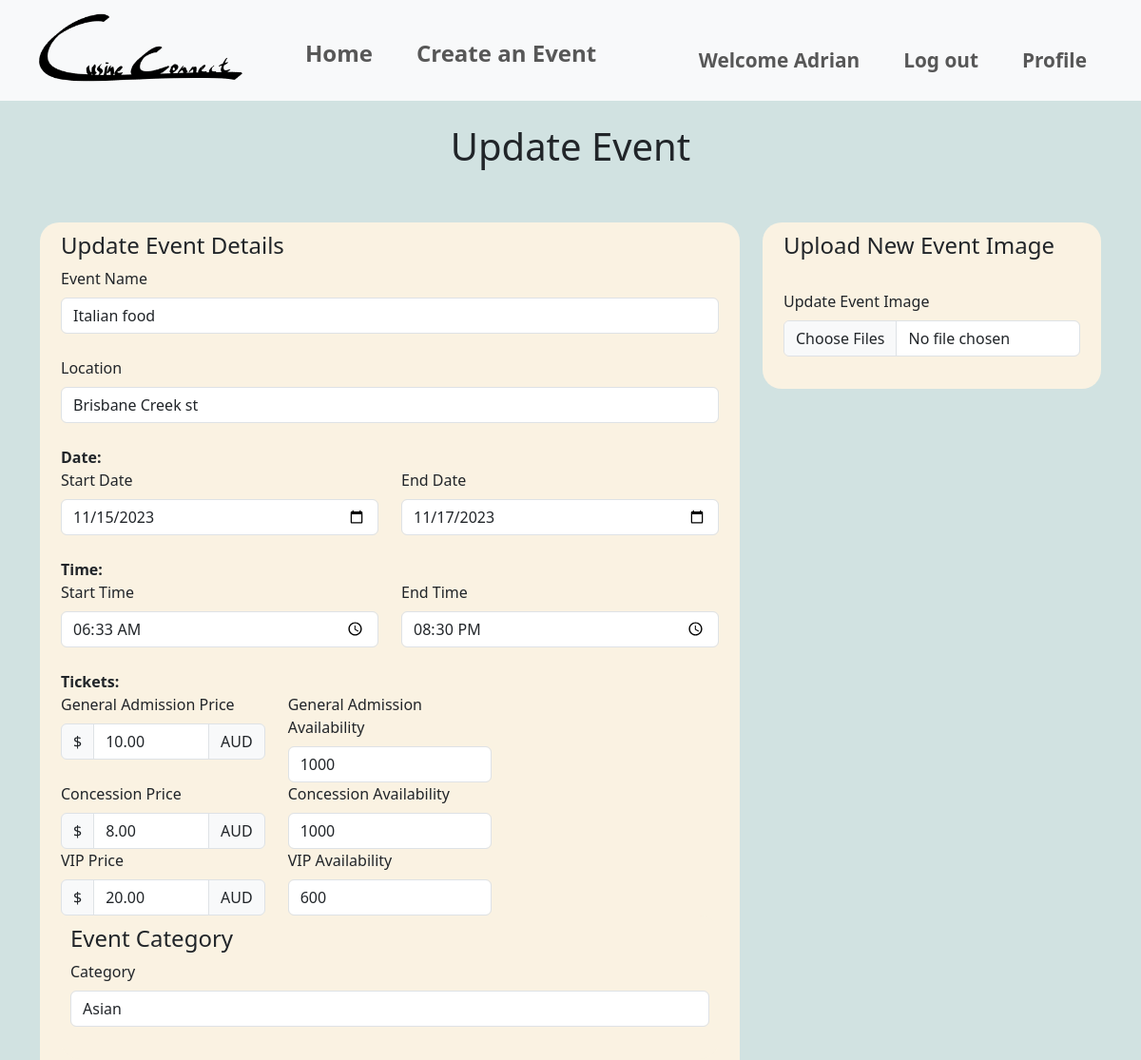
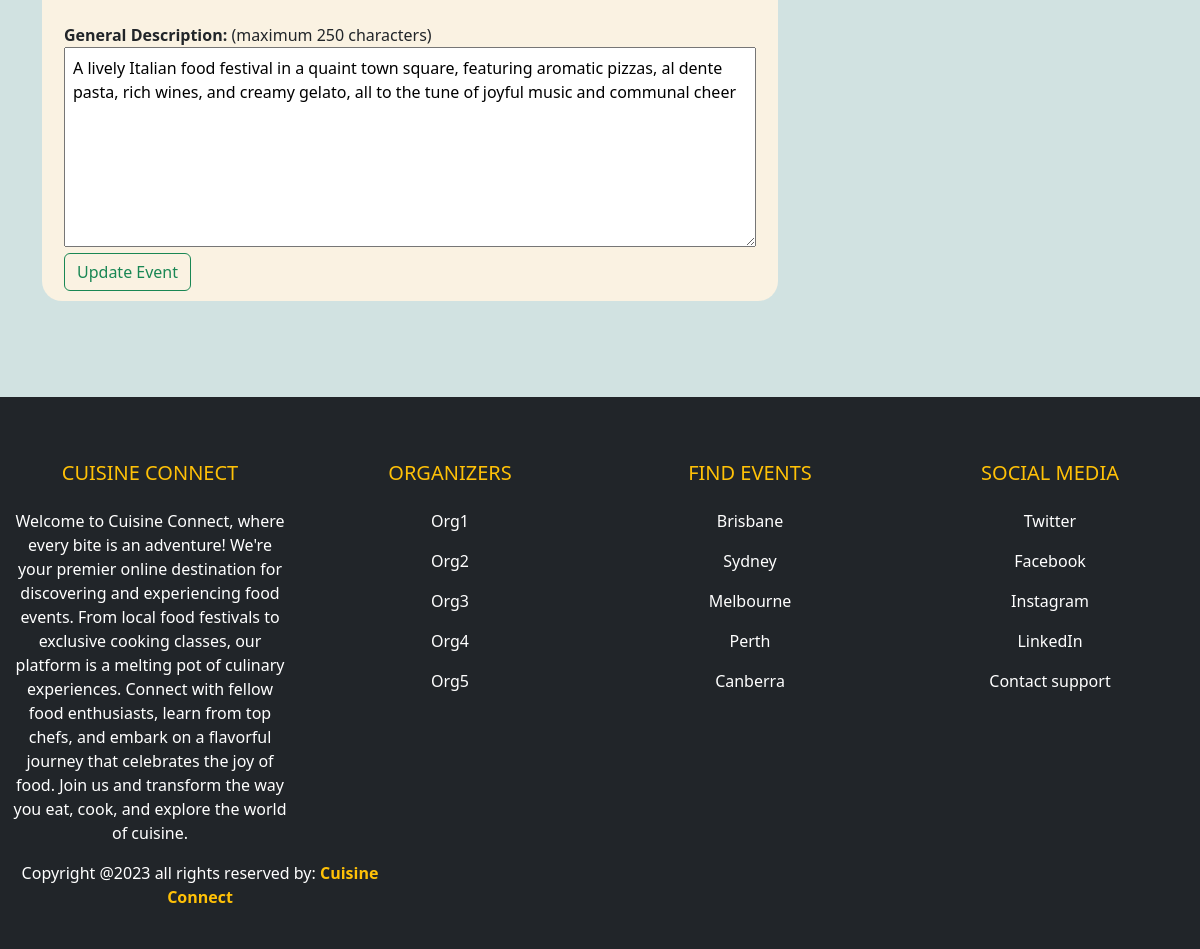
The app's page /events/update_event/1 (signed in) with its own data (2 pictures, top to bottom).
### website/models.py (models this page shows, shortened)
class User(db.Model, UserMixin):
    __tablename__='users'
    id = db.Column(db.Integer, primary_key=True)
    name = db.Column(db.String(100), index=True, unique=True, nullable=False)
    emailid = db.Column(db.String(100), index=True, nullable=False)
    contactnumber = db.Column(db.Integer)
    address = db.Column(db.String(15), unique=True, index=True, nullable=True)
    password_hash = db.Column(db.String(255), nullable=False)
    comments = db.relationship('Comment', backref='user')

class Event(db.Model):
    __tablename__ = 'events'
    id = db.Column(db.Integer, primary_key=True)
    name = db.Column(db.String(80), nullable=False)
    location = db.Column(db.String(400), nullable=False)
    start_date = db.Column(db.Date, nullable=False)
    end_date = db.Column(db.Date, nullable=False)
    start_time = db.Column(db.Time, nullable=False)
    end_time = db.Column(db.Time, nullable=False)
    ga_price = db.Column(db.Numeric, nullable=False)
    ga_availability = db.Column(db.Integer, nullable=False)
    concession_price = db.Column(db.Numeric, nullable=False)
    concession_availability = db.Column(db.Integer, nullable=False)
    vip_price = db.Column(db.Numeric, nullable=False)
    vip_availability = db.Column(db.Integer, nullable=False)
    description = db.Column(db.Text, nullable=False)
    image = db.Column(db.String(400), nullable=True)
    event_guidelines = db.Column(db.Text, nullable=True)
    terms_conditions = db.Column(db.Text, nullable=True)
    category = db.Column(db.String(80), nullable=True)
    comments = db.relationship('Comment', backref='event')
    user_id = db.Column(db.Integer, db.ForeignKey('users.id'))
    user = db.relationship('User', backref=db.backref('events', lazy=True))
    is_cancelled = db.Column(db.Boolean, default=False)
    event_bookings = db.relationship('Bookings', back_populates='event', lazy=True)
    @property
    def status(self):
        return self._status

### website/events.py (the view)
@bp.route('/update_event/<int:id>', methods=['GET', 'POST'])
@login_required
def update_event(id):
    event = Event.query.get_or_404(id)
    if event.user_id != current_user.id:
        flash('You do not have permission to edit this event.')
        return redirect(url_for('event.show', id=id))
    form = EventForm(obj=event)  # Pre-populate the form with the event's data
    if form.validate_on_submit():
        event.name = form.name.data
        event.location = form.location.data
        event.start_date = form.start_date.data
        event.end_date = form.end_date.data
        event.start_time = form.start_time.data
        event.end_time = form.end_time.data
        event.ga_price = form.ga_price.data
        event.ga_availability = form.ga_availability.data
        event.concession_price = form.concession_price.data
        event.concession_availability = form.concession_availability.data
        event.vip_price = form.vip_price.data
        event.vip_availability = form.vip_availability.data
        event.description = form.description.data
        if form.image.data:  # Check if a new file has been uploaded
            new_image_filename = save_image(form.image.data)
            if new_image_filename:
                event.image = new_image_filename
        if form.image_update.data: # Check if the image file has been updated
            new_image_filename = save_image(form.image_update.data)
            if new_image_filename:
                event.image = new_image_filename
        event.category = form.category.data
        event.event_guidelines = form.event_guidelines.data
        event.terms_conditions = form.terms_conditions.data
        try:
            db.session.commit()
            print("Successful update")
            flash('Event updated successfully.')
            return redirect(url_for('main.index'))
        except Exception as e:
            print("Error updating event:", e)
            db.session.rollback()
            flash('An error occurred. Event update failed.')
    else:
        print(form.errors)
    return render_template('events/updateEvent.html', form=form, event=event)

### website/templates/events/updateEvent.html (shortened to what this page needs)
{% extends 'base.html' %}
{% block header %}
<link rel="stylesheet" href="{{ url_for('static', filename='style/style.css') }}">
{% endblock %}
{% block content %}
<div>
    <div class="heading">
        <h1>Update Event</h1><br><br>
    </div>
    <form method="post" action="{{ url_for('event.update_event', id=event.id) }}" enctype="multipart/form-data" class="container">
        <div class="row">
            <div class="col-sm-8">
                <div class="formLayout">
                    <div class="container">
                        <h4>Update Event Details</h4>
                        {{ form.name.label(class="form-label") }}
                        {{ form.name(class="form-control") }}<br>
                        {{ form.location.label(class="form-label") }}
                        {{ form.location(class="form-control") }}<br>
                        <b>Date:</b><br>
                        <div class="row">
                            <div class="col-sm-6">
                                {{ form.start_date.label(class="form-label") }}
                                {{ form.start_date(class="form-control") }}
                            </div>
                            <div class="col-sm-6">
                                {{ form.end_date.label(class="form-label") }}
                                {{ form.end_date(class="form-control") }}
                            </div>
                        </div><br>
                        <b>Time:</b><br>
                        <div class="row">
                            <div class="col-sm-6">
                                {{ form.start_time.label(class="form-label") }}
                                {{ form.start_time(class="form-control") }}
                            </div>
                            <div class="col-sm-6">
                                {{ form.end_time.label(class="form-label") }}
                                {{ form.end_time(class="form-control") }}
                            </div>
                        </div><br>
                        <b>Tickets:</b><br>
                        <div class="row">
                            <div class="col-sm-4">
                                {{ form.ga_price.label(class="form-label") }}
                                <div class="input-group">
                                    <div class="input-group-text">$</div>
                                    {{ form.ga_price(class="form-control") }}
                                    <div class="input-group-text">AUD</div>
                                </div>
                            </div>
                            <div class="col-sm-4">
                                {{ form.ga_availability.label(class="form-label") }}
                                {{ form.ga_availability(class="form-control") }}
                            </div>
                        </div>
                        <div class="row">
                            <div class="col-sm-4">
                                {{ form.concession_price.label(class="form-label") }}
                                <div class="input-group">
                                    <div class="input-group-text">$</div>
                                    {{ form.concession_price(class="form-control") }}
                                    <div class="input-group-text">AUD</div>
                                </div>
                            </div>
                            <div class="col-sm-4">
                                {{ form.concession_availability.label(class="form-label") }}
                                {{ form.concession_availability(class="form-control") }}
                            </div>
                        </div>
                        <div class="row">
                            <div class="col-sm-4">
                                {{ form.vip_price.label(class="form-label") }}
                                <div class="input-group">
                                    <div class="input-group-text">$</div>
                                    {{ form.vip_price(class="form-control") }}
                                    <div class="input-group-text">AUD</div>
                                </div>
                            </div>
                            <div class="col-sm-4">
                                {{ form.vip_availability.label(class="form-label") }}
                                {{ form.vip_availability(class="form-control") }}
                            </div>
                        </div>
                        <div class="row">
                            <div class="col-sm-12">
                                <div class="formLayout">
                                    <h4>Event Category</h4>
                                    {{ form.category.label(class="form-label") }}
                                    {{ form.category(class="form-control") }}<br>
                                </div>
                            </div>
                        </div><br>
                        <b>General Description:</b> (maximum 250 characters)<br>
                        {{ form.description(class="inputBox", maxlength="250") }}<br>
                        {{ form.update_event(class="btn btn-outline-success", value="Update Event") }}
                    </div>
                </div>
            </div>
            <div class="col-sm-4">
                <div class="formLayout">
                    <div class="container">
                        <h4>Upload New Event Image</h4><br>
                        {{ form.image_update.label(class="form-label") }}
                        {{ form.image_update(class="form-control", multiple=true) }}<br>
                    </div>
                </div>
            </div>
        </div>
    </form>
</div>
<br><br><br><br>
{% endblock %}

### website/templates/base.html (shortened to what this page needs)
<!DOCTYPE html>
<html lang="en">
    <head>
        <link rel="stylesheet" href="{{url_for('static', filename='style/style.css')}}">
        <link href="https://cdn.jsdelivr.net/npm/bootstrap@5.3.1/dist/css/bootstrap.min.css" rel="stylesheet">
    </head>
    <body class="bGColor">
        <nav class="navbar sticky-top navbar-expand-sm bg-light navbar-light justify-content-center">
            <div class="container-fluid">
                    <ul class="navbar-nav">
                        <li><a class="navbar-brand" href = "{{ url_for('main.index') }}"><img src="{{url_for('static', filename='img/logo.png')}}" style="width:240px;height:90px"></a></li>
                        <li class="nav-item" ><a style="font-size: 150%; padding-top: 30px;" class="nav-link" href = "{{ url_for('main.index') }}"><b>Home</b></a></li>
                        <li class="nav-item" ><a style="font-size: 150%; padding-top: 30px;" class="nav-link" href = "{{ url_for('event.create') }}"><b>Create an Event</b></a></li>
                    </ul>
                    <ul class = "navbar-nav navbar-right">
                        {% if current_user.is_authenticated %}
                        <li class="nav-item" ><a style="font-size: 130%; padding-top: 30px;" class="nav-link" href = "#"><b>Welcome {{current_user.name}}</b></a></li>
                        <li class="nav-item" ><a style="font-size: 130%; padding-top: 30px;" class="nav-link" href = "{{ url_for('auth.logout') }}"><b>Log out</b></a></li>
                        {% else %}
                        <li class="nav-item" ><a style="font-size: 130%; padding-top: 30px;" class="nav-link" href = "{{ url_for('auth.login') }}"><b>Log in</b></a></li>
                        <li class="nav-item" ><a style="font-size: 130%; padding-top: 30px;" class="nav-link" href = "{{ url_for('auth.register') }}"><b>Sign up</b></a></li>
                        {% endif %}
                        {% if current_user.is_authenticated %}
                        <li class="nav-item"><a style="font-size: 130%; padding-right: 30px; padding-top: 30px;" class="nav-link" href = "{{ url_for('event.profile') }}"><b>Profile</b></a></li>
                        {% endif %}
                    </ul>
            </div>
        </nav>
        {% block header %}
        {% endblock %}
    {% block content %}
    {% endblock %}
    <footer class="bg-dark text-white pt-5 pb-4">
        <div class="container-fluid text-center text-md-left">
            <div class="row text-center text-md-left">
                <div class="col-md-3 col-lg-3 col-xl-3 mx-auto mt-3">
                    <h5 class="text-uppercase mb-4 font-weight-bold text-warning">Cuisine Connect</h5>
                    <p>Welcome to Cuisine Connect, where every bite is an adventure! We're your premier online destination for discovering and experiencing food events.
                        From local food festivals to exclusive cooking classes, our platform is a melting pot of culinary experiences. Connect with fellow food enthusiasts,
                        learn from top chefs, and embark on a flavorful journey that celebrates the joy of food. Join us and transform the way you eat, cook, and explore the world of cuisine.</p>
                </div>
                <div class="col-md-3 col-lg-3 col-xl-3 mx-auto mt-3">
                    <h5 class="text-uppercase mb-4 font-weight-bold text-warning">Organizers</h5>
                    <p>
                        <a href="#" class="text-white" style="text-decoration: none;">Org1</a>
                    </p>
                    <p>
                        <a href="#" class="text-white" style="text-decoration: none;">Org2</a>
                    </p>
                    <p>
                        <a href="#" class="text-white" style="text-decoration: none;">Org3</a>
                    </p>
                    <p>
                        <a href="#" class="text-white" style="text-decoration: none;">Org4</a>
                    </p>
                    <p>
                        <a href="#" class="text-white" style="text-decoration: none;">Org5</a>
                    </p>
                </div>
                <div class="col-md-3 col-lg-3 col-xl-3 mx auto mt-3">
                    <h5 class="text-uppercase mb-4 font-weight-bold text-warning">Find Events</h5>
                    <p>
                        <a href="#" class="text-white" style="text-decoration: none;">Brisbane</a>
                    </p>
                    <p>
                        <a href="#" class="text-white" style="text-decoration: none;">Sydney</a>
                    </p>
                    <p>
                        <a href="#" class="text-white" style="text-decoration: none;">Melbourne</a>
                    </p>
                    <p>
                        <a href="#" class="text-white" style="text-decoration: none;">Perth</a>
                    </p>
                    <p>
                        <a href="#" class="text-white" style="text-decoration: none;">Canberra</a>
                    </p>
                </div>
                <div class="col-md-3 col-lg-3 col-xl-3 mx auto mt-3">
                    <h5 class="text-uppercase mb-4 font-weight-bold text-warning">Social Media</h5>
                    <p>
                        <a href="#" class="text-white" style="text-decoration: none;">Twitter</a>
                    </p>
                    <p>
                        <a href="#" class="text-white" style="text-decoration: none;">Facebook</a>
                    </p>
                    <p>
                        <a href="#" class="text-white" style="text-decoration: none;">Instagram</a>
                    </p>
                    <p>
                        <a href="#" class="text-white" style="text-decoration: none;">LinkedIn</a>
                    </p>
                    <p>
                        <a href="#" class="text-white" style="text-decoration: none;">Contact support</a>
                    </p>
                </div>
            </div>
            <div class="row">
                <div class="col-md-4 col-lg-4">
                    <p>Copyright @2023 all rights reserved by:
                        <strong class="text-warning">Cuisine Connect</strong>
                    </p>
                </div>
            </div>
        </div>
      </footer>
    </body>
</html>

### website/static/style/style.css (style rules this page uses)
.heading { text-align: center; padding-top: 2%; }
.bGColor { background-color: rgba(196, 218, 216, 0.767); }
.navbar-nav > li { padding-left: 15px; padding-right: 15px; }
.formLayout { background-color: rgb(250, 242, 226); padding: 10px; border-radius: 20px; }
.inputBox { height: 200px; width:100%; padding: 8px; }

### records on screen
User: name "Adrian"
Event: name "Italian food", location "Brisbane Creek st", start_date "11/15/2023", end_date "11/17/2023", start_time "06:33", end_time "20:30", ga_price "10.00", ga_availability "1000", concession_price "8.00", concession_availability "1000", vip_price "20.00", vip_availability "600", category "Asian", description "A lively Italian food festival in a quaint town square, featuring aromatic pizzas, al dente pasta, rich wines, and creamy gelato, all to the tune of joyful music and communal cheer"
